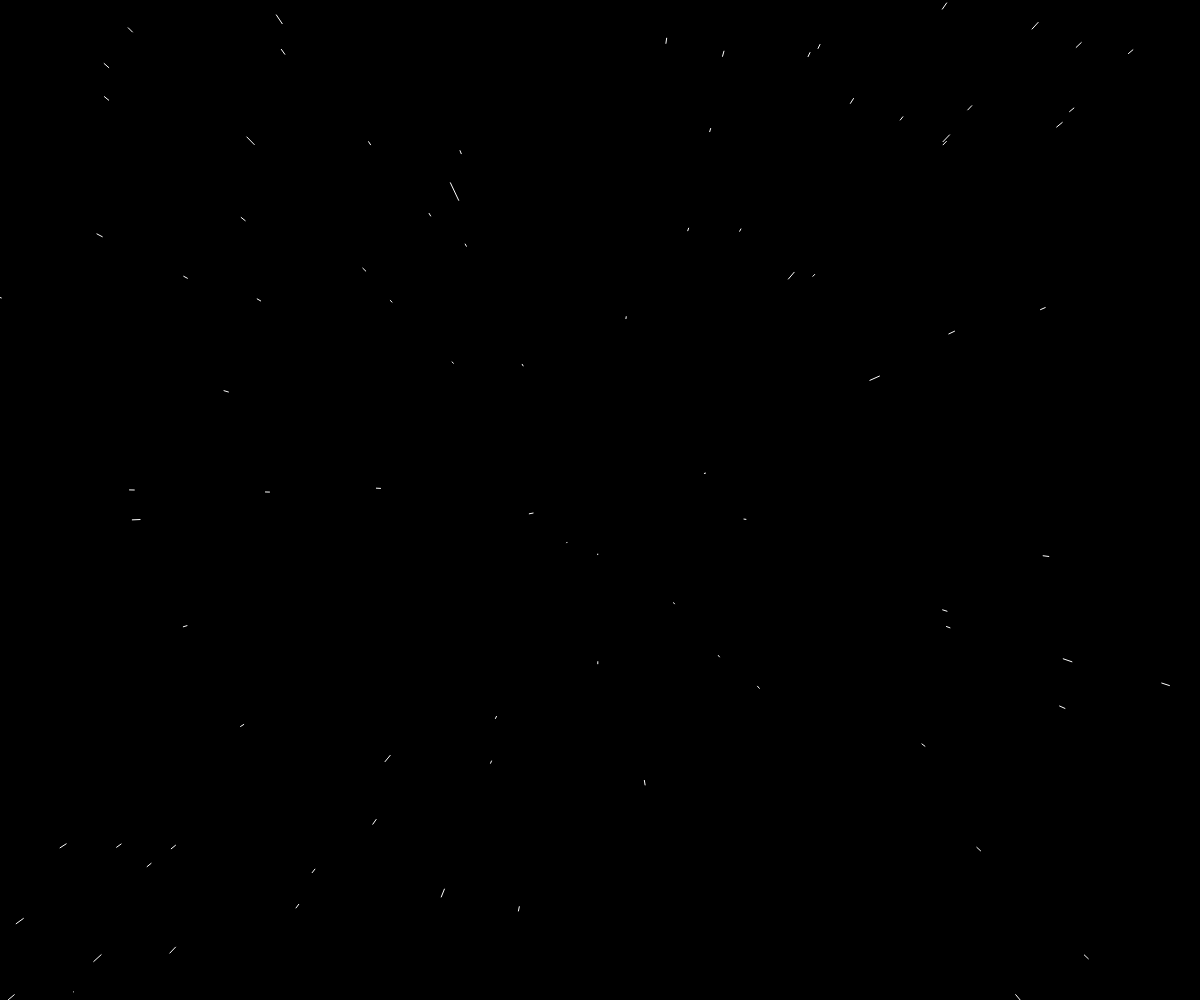
Frame 1 (no input)
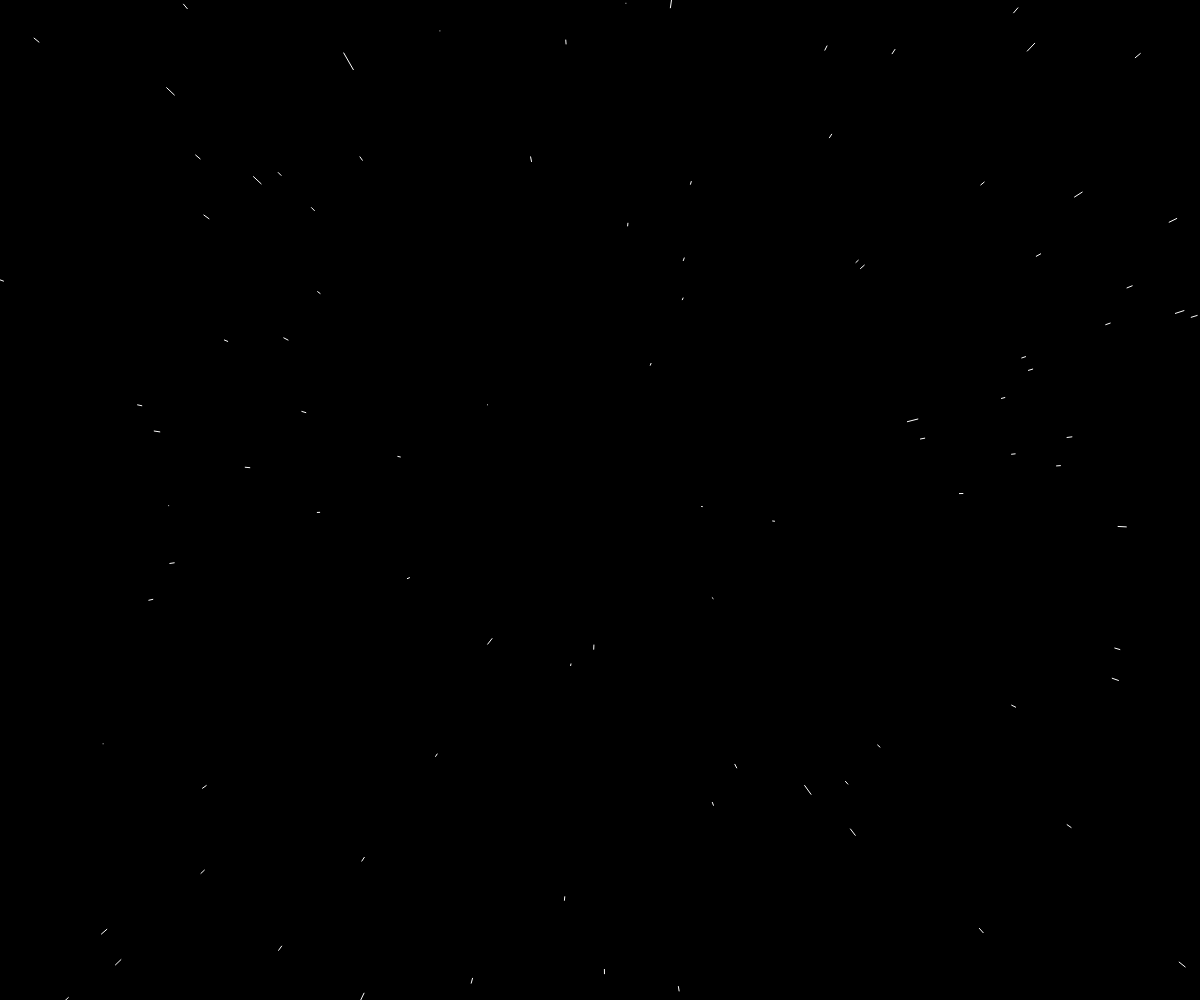
Frame 60 (no input)
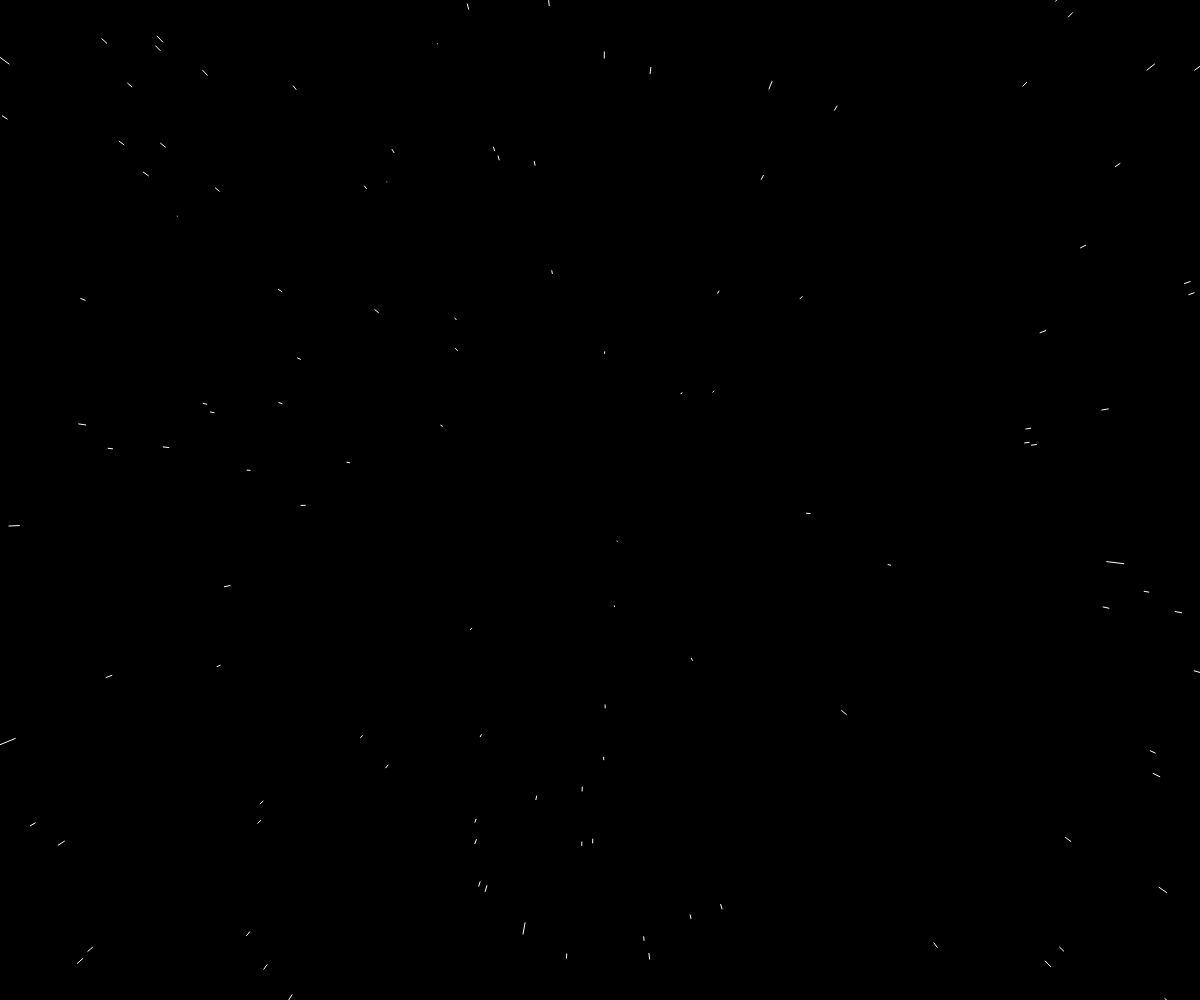
Frame 120 (the mouse pressed at the canvas centre since frame 60)

The p5.js sketch that drew these frames (run headless with seeded random() and noise() and a simulated clock; from frame 60 on, the mouse is pressed at the canvas centre):

// p5.js sketch
// ── sketch.js
var stars = [];
var speed;

function setup(){
  createCanvas(windowWidth,windowHeight);

  for(var i = 0; i < 1000; i++){
    stars[i] = new Star();
  }
}

function draw(){
  speed = map(mouseX,0,width,0,20);
  background(0);
  translate(width/2,height/2);

  for(var i = 0; i < 1000; i++){
    stars[i].update();
    stars[i].show();
  }
}
// ── star.js
class Star {
    constructor(){
        this.x = random(-width,width);
        this.y = random(-height,height);
        this.z = random(width);

        this.pz = this.z;
        
        
    }

    update(){
        this.z = this.z - 10;

        if(this.z < 1){
            this.z = width;
            this.x = random(-width,width);
            this.y = random(-height,height);

            this.pz = this.z;
        }
    }

    show(){
        fill(255);
        noStroke();

        this.sx = map(this.x / this.z, 0, 1 , 0, width);
        this.sy = map(this.y / this.z, 0, 1 , 0, height);

        this.r = map(this.z , 0 , width, 16, 0);
        // ellipse(this.sx,this.sy,this.r,this.r);

        this.px = map(this.x / this.pz, 0, 1 , 0, width);
        this.py = map(this.y / this.pz, 0, 1 , 0, height);

        this.pz = this.z;
        stroke(255);
        line(this.px,this.py,this.sx,this.sy);

       
    }

}
